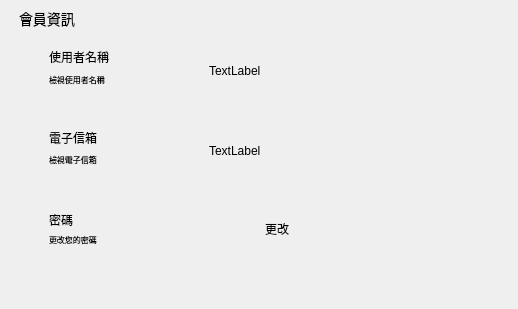
<?xml version="1.0" encoding="UTF-8"?>
<ui version="4.0">
 <class>Form</class>
 <widget class="QWidget" name="Form">
  <property name="geometry">
   <rect>
    <x>0</x>
    <y>0</y>
    <width>518</width>
    <height>309</height>
   </rect>
  </property>
  <property name="windowTitle">
   <string>Form</string>
  </property>
  <widget class="QStackedWidget" name="stackedWidget">
   <property name="geometry">
    <rect>
     <x>-1</x>
     <y>-1</y>
     <width>511</width>
     <height>301</height>
    </rect>
   </property>
   <property name="styleSheet">
    <string notr="true"/>
   </property>
   <property name="currentIndex">
    <number>0</number>
   </property>
   <widget class="QWidget" name="page">
    <widget class="QLabel" name="label_5">
     <property name="geometry">
      <rect>
       <x>20</x>
       <y>10</y>
       <width>61</width>
       <height>20</height>
      </rect>
     </property>
     <property name="font">
      <font>
       <pointsize>-1</pointsize>
      </font>
     </property>
     <property name="styleSheet">
      <string notr="true">QLabel{font-size:14px;}</string>
     </property>
     <property name="text">
      <string>會員資訊</string>
     </property>
    </widget>
    <widget class="QLabel" name="label_6">
     <property name="geometry">
      <rect>
       <x>50</x>
       <y>50</y>
       <width>71</width>
       <height>16</height>
      </rect>
     </property>
     <property name="font">
      <font>
       <pointsize>-1</pointsize>
      </font>
     </property>
     <property name="styleSheet">
      <string notr="true">QLabel{font-size:12px;}</string>
     </property>
     <property name="text">
      <string>使用者名稱</string>
     </property>
    </widget>
    <widget class="QLabel" name="label_8">
     <property name="geometry">
      <rect>
       <x>50</x>
       <y>129</y>
       <width>71</width>
       <height>20</height>
      </rect>
     </property>
     <property name="font">
      <font>
       <pointsize>-1</pointsize>
      </font>
     </property>
     <property name="styleSheet">
      <string notr="true">QLabel{font-size:12px;}</string>
     </property>
     <property name="text">
      <string>電子信箱</string>
     </property>
    </widget>
    <widget class="QLabel" name="label_9">
     <property name="geometry">
      <rect>
       <x>50</x>
       <y>150</y>
       <width>61</width>
       <height>20</height>
      </rect>
     </property>
     <property name="font">
      <font>
       <pointsize>-1</pointsize>
      </font>
     </property>
     <property name="styleSheet">
      <string notr="true">QLabel{font-size:8px;}</string>
     </property>
     <property name="text">
      <string>檢視電子信箱</string>
     </property>
    </widget>
    <widget class="QLabel" name="label_10">
     <property name="geometry">
      <rect>
       <x>50</x>
       <y>210</y>
       <width>51</width>
       <height>21</height>
      </rect>
     </property>
     <property name="font">
      <font>
       <pointsize>-1</pointsize>
      </font>
     </property>
     <property name="styleSheet">
      <string notr="true">QLabel{font-size:12px;}</string>
     </property>
     <property name="text">
      <string>密碼</string>
     </property>
    </widget>
    <widget class="QLabel" name="label_name">
     <property name="geometry">
      <rect>
       <x>210</x>
       <y>61</y>
       <width>231</width>
       <height>21</height>
      </rect>
     </property>
     <property name="font">
      <font>
       <family>Arial</family>
       <pointsize>9</pointsize>
       <weight>50</weight>
       <italic>false</italic>
       <bold>false</bold>
      </font>
     </property>
     <property name="styleSheet">
      <string notr="true">font: 9pt &quot;Arial&quot;;</string>
     </property>
     <property name="text">
      <string>TextLabel</string>
     </property>
    </widget>
    <widget class="QLabel" name="label_email">
     <property name="geometry">
      <rect>
       <x>210</x>
       <y>142</y>
       <width>221</width>
       <height>20</height>
      </rect>
     </property>
     <property name="font">
      <font>
       <family>Arial</family>
       <pointsize>9</pointsize>
       <weight>50</weight>
       <italic>false</italic>
       <bold>false</bold>
      </font>
     </property>
     <property name="styleSheet">
      <string notr="true">font: 9pt &quot;Arial&quot;;</string>
     </property>
     <property name="text">
      <string>TextLabel</string>
     </property>
    </widget>
    <widget class="QLabel" name="label_13">
     <property name="geometry">
      <rect>
       <x>50</x>
       <y>230</y>
       <width>61</width>
       <height>21</height>
      </rect>
     </property>
     <property name="font">
      <font>
       <pointsize>-1</pointsize>
      </font>
     </property>
     <property name="styleSheet">
      <string notr="true">QLabel{font-size:8px;}</string>
     </property>
     <property name="text">
      <string>更改您的密碼</string>
     </property>
    </widget>
    <widget class="QPushButton" name="pushButton">
     <property name="geometry">
      <rect>
       <x>250</x>
       <y>221</y>
       <width>56</width>
       <height>17</height>
      </rect>
     </property>
     <property name="cursor">
      <cursorShape>PointingHandCursor</cursorShape>
     </property>
     <property name="styleSheet">
      <string notr="true">QPushButton{border:none;
font-size:12px;}</string>
     </property>
     <property name="text">
      <string>更改</string>
     </property>
    </widget>
    <widget class="QPushButton" name="pushButton_2">
     <property name="geometry">
      <rect>
       <x>460</x>
       <y>0</y>
       <width>20</width>
       <height>20</height>
      </rect>
     </property>
     <property name="cursor">
      <cursorShape>PointingHandCursor</cursorShape>
     </property>
     <property name="styleSheet">
      <string notr="true">QPushButton{border:none;
}</string>
     </property>
     <property name="text">
      <string/>
     </property>
     <property name="icon">
      <iconset>
       <normaloff>close.png</normaloff>close.png</iconset>
     </property>
     <property name="iconSize">
      <size>
       <width>10</width>
       <height>10</height>
      </size>
     </property>
    </widget>
    <widget class="QLabel" name="label_4">
     <property name="geometry">
      <rect>
       <x>50</x>
       <y>70</y>
       <width>91</width>
       <height>20</height>
      </rect>
     </property>
     <property name="styleSheet">
      <string notr="true">QLabel{font-size:8px;}</string>
     </property>
     <property name="text">
      <string>檢視使用者名稱</string>
     </property>
    </widget>
   </widget>
   <widget class="QWidget" name="page_3">
    <widget class="QPushButton" name="submit_button">
     <property name="geometry">
      <rect>
       <x>90</x>
       <y>230</y>
       <width>231</width>
       <height>21</height>
      </rect>
     </property>
     <property name="styleSheet">
      <string notr="true">QPushButton {
    background-color: lightblue;
    color: white;
    border-radius: 10px;
    padding: 5px 10px;
font-size:9px;
}

QPushButton:hover{
    background-color: #0072E3;
}</string>
     </property>
     <property name="text">
      <string>變更密碼</string>
     </property>
    </widget>
    <widget class="QLabel" name="label_2">
     <property name="geometry">
      <rect>
       <x>70</x>
       <y>107</y>
       <width>51</width>
       <height>20</height>
      </rect>
     </property>
     <property name="text">
      <string>新密碼</string>
     </property>
    </widget>
    <widget class="QLabel" name="label">
     <property name="geometry">
      <rect>
       <x>70</x>
       <y>66</y>
       <width>41</width>
       <height>21</height>
      </rect>
     </property>
     <property name="text">
      <string>舊密碼</string>
     </property>
    </widget>
    <widget class="QLineEdit" name="confirm_password">
     <property name="geometry">
      <rect>
       <x>160</x>
       <y>160</y>
       <width>211</width>
       <height>20</height>
      </rect>
     </property>
    </widget>
    <widget class="QLabel" name="label_3">
     <property name="geometry">
      <rect>
       <x>70</x>
       <y>162</y>
       <width>71</width>
       <height>21</height>
      </rect>
     </property>
     <property name="text">
      <string>確認新密碼</string>
     </property>
    </widget>
    <widget class="QLineEdit" name="old_password">
     <property name="geometry">
      <rect>
       <x>160</x>
       <y>60</y>
       <width>211</width>
       <height>20</height>
      </rect>
     </property>
    </widget>
    <widget class="QLineEdit" name="new_password">
     <property name="geometry">
      <rect>
       <x>160</x>
       <y>100</y>
       <width>211</width>
       <height>20</height>
      </rect>
     </property>
    </widget>
    <widget class="QPushButton" name="new_password_toggle">
     <property name="geometry">
      <rect>
       <x>145</x>
       <y>122</y>
       <width>61</width>
       <height>20</height>
      </rect>
     </property>
     <property name="styleSheet">
      <string notr="true">    QPushButton {
        border: none; 
        color: #0072E3;
		 font-size:8px;
        padding: 5px 10px;
    }</string>
     </property>
     <property name="text">
      <string>隱藏密碼</string>
     </property>
    </widget>
    <widget class="QPushButton" name="pushButton_3">
     <property name="geometry">
      <rect>
       <x>460</x>
       <y>0</y>
       <width>20</width>
       <height>20</height>
      </rect>
     </property>
     <property name="cursor">
      <cursorShape>PointingHandCursor</cursorShape>
     </property>
     <property name="styleSheet">
      <string notr="true">QPushButton{border:none;
font-size:8px;}</string>
     </property>
     <property name="text">
      <string/>
     </property>
     <property name="icon">
      <iconset>
       <normaloff>close.png</normaloff>close.png</iconset>
     </property>
     <property name="iconSize">
      <size>
       <width>10</width>
       <height>10</height>
      </size>
     </property>
    </widget>
    <widget class="QPushButton" name="pushButton_4">
     <property name="geometry">
      <rect>
       <x>30</x>
       <y>20</y>
       <width>56</width>
       <height>17</height>
      </rect>
     </property>
     <property name="cursor">
      <cursorShape>PointingHandCursor</cursorShape>
     </property>
     <property name="styleSheet">
      <string notr="true">QPushButton{border:none;
}</string>
     </property>
     <property name="text">
      <string/>
     </property>
     <property name="icon">
      <iconset>
       <normaloff>../arrow.png</normaloff>../arrow.png</iconset>
     </property>
     <property name="iconSize">
      <size>
       <width>20</width>
       <height>20</height>
      </size>
     </property>
    </widget>
   </widget>
   <widget class="QWidget" name="page_2"/>
  </widget>
 </widget>
 <resources/>
 <connections/>
</ui>
